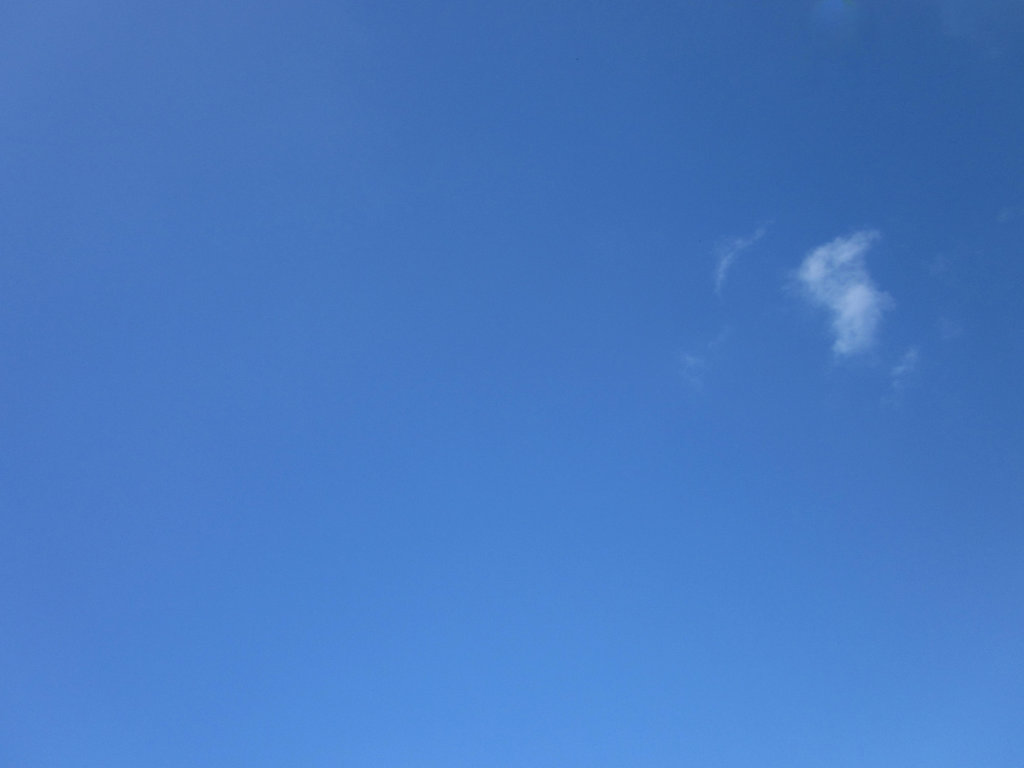
%> input picture Image Signal Analysis (2018-2019)/sky.png, 1024 x 768 px
$ octave task3Sky.m   (GNU Octave 9; MATLAB toolbox functions it lacks are replaced by stand-ins)
%> lines starting %> are read from the running program, lines starting %| are printed output that depends on the picture
%Load in Sky image and convert it to YCbCr colour space.
skyImage = imread('sky.png');
%> skyImage is the input picture: size 768x1024x3 uint8; mean R, G, B 71.1, 121.3, 194.5
YCBCRsky = rgb2ycbcr(skyImage);
%> YCBCRsky: size 768x1024x3 uint8; mean of channels 1, 2, 3 114.4, 167.6, 100.7

%Extract colour components of sky image.
ybigSky = YCBCRsky(:,:,1);
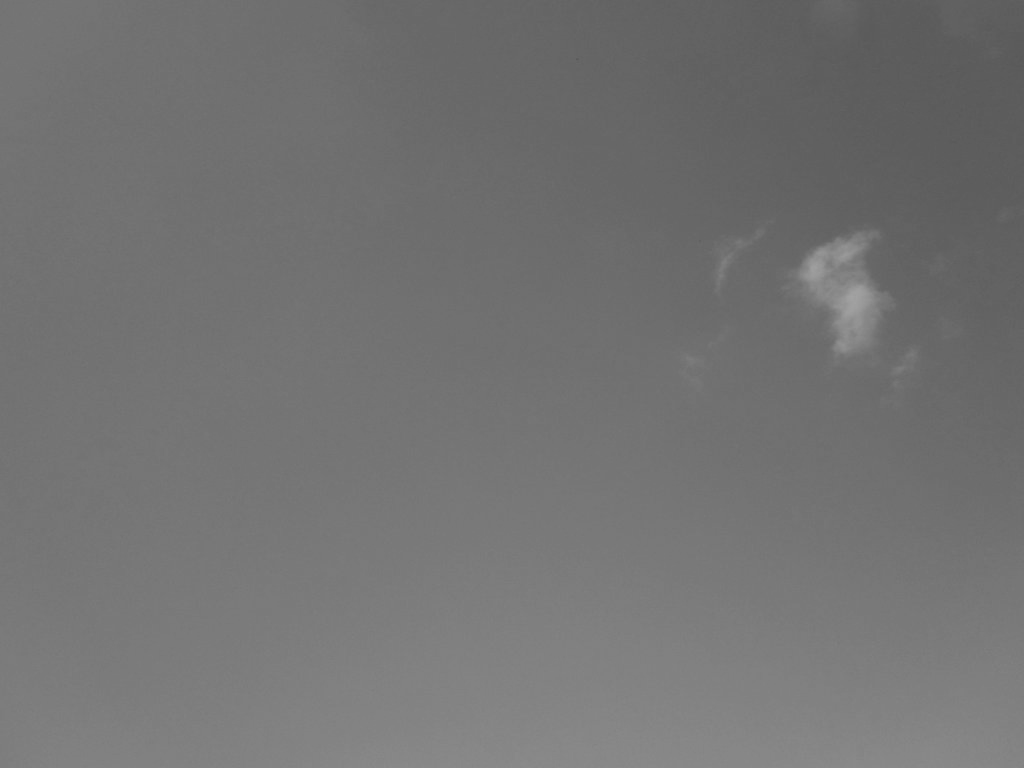
%> ybigSky: size 768x1024 uint8; min 88, max 163, mean 114.4
cbbigSky = YCBCRsky(:,:,2);
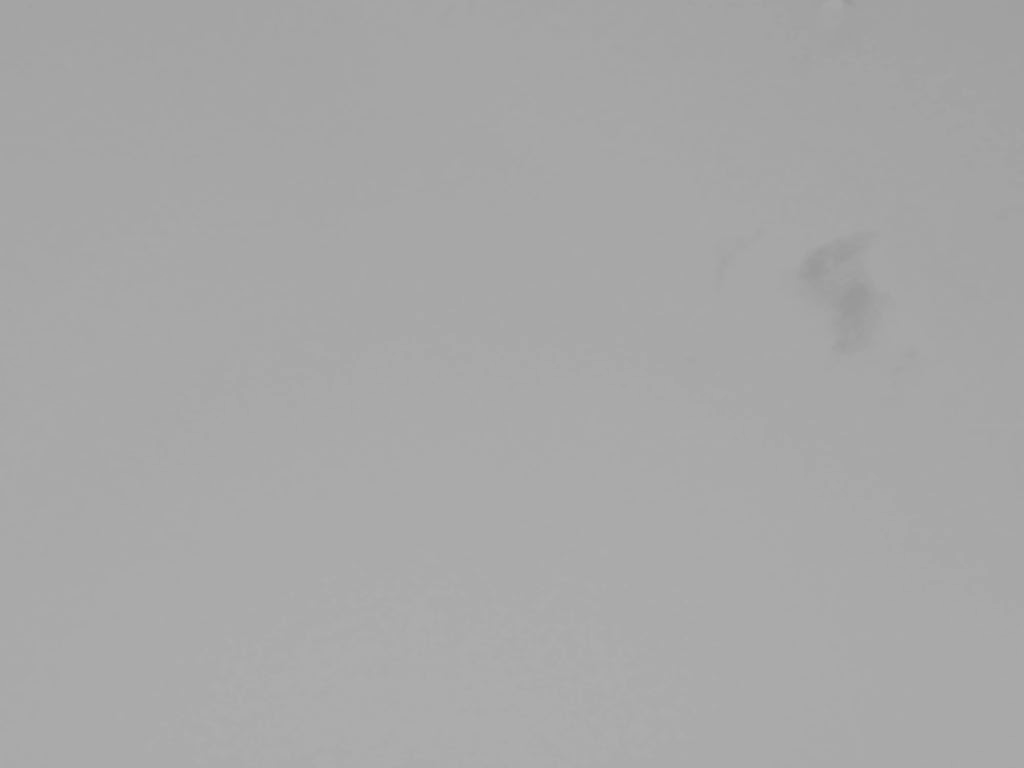
%> cbbigSky: size 768x1024 uint8; min 152, max 174, mean 167.6
crbigSky = YCBCRsky(:,:,3);
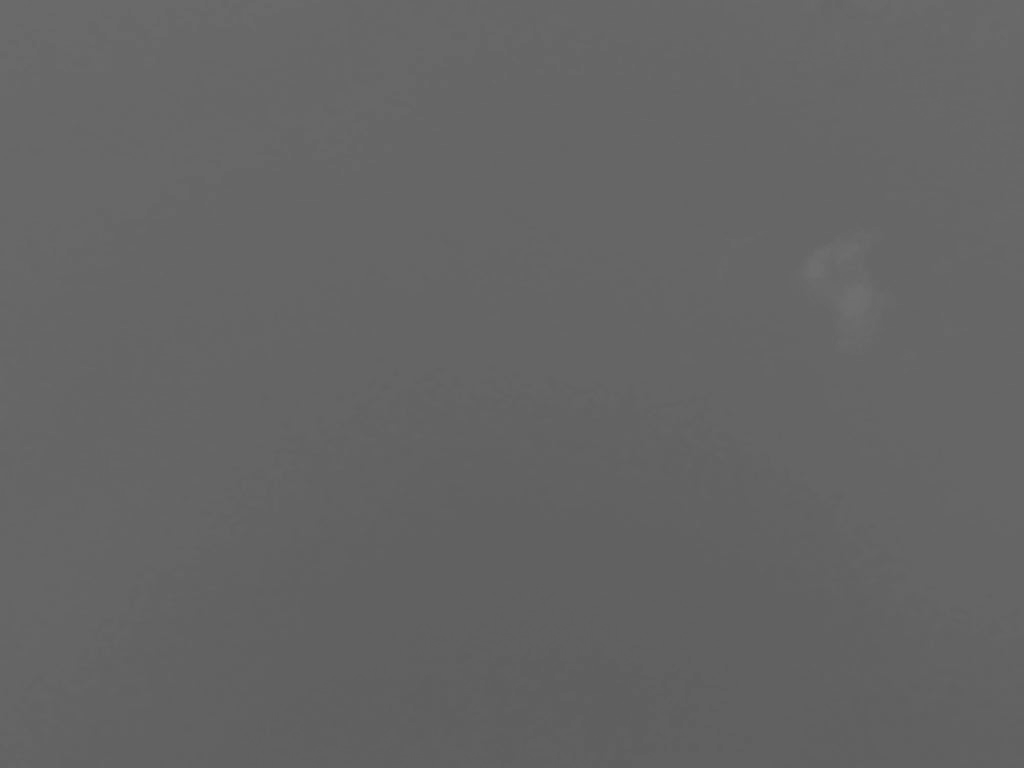
%> crbigSky: size 768x1024 uint8; min 95, max 112, mean 100.7

%Reduce the Cb and Cr components by a factor of 8.
reducedcbSky = imresize(cbbigSky,0.125);
reducedcrSky = imresize(crbigSky,0.125);

%Create a 8x8 matrix of ones.
oneMatrix = ones(8, 'uint8');

%Returning components to original size using Kronecker tensor product.
resizedcbSky = kron(reducedcbSky, oneMatrix);

resizedcrSky = kron(reducedcrSky, oneMatrix);

%Recombine new Cb and Cr with Y component.
newImage = cat(3, ybigSky,resizedcbSky,resizedcrSky);

%Show different versions of sky image.
figure
imshow(YCBCRsky);
title('YCbCr colour space version of Sky')

figure
imshow(newImage);
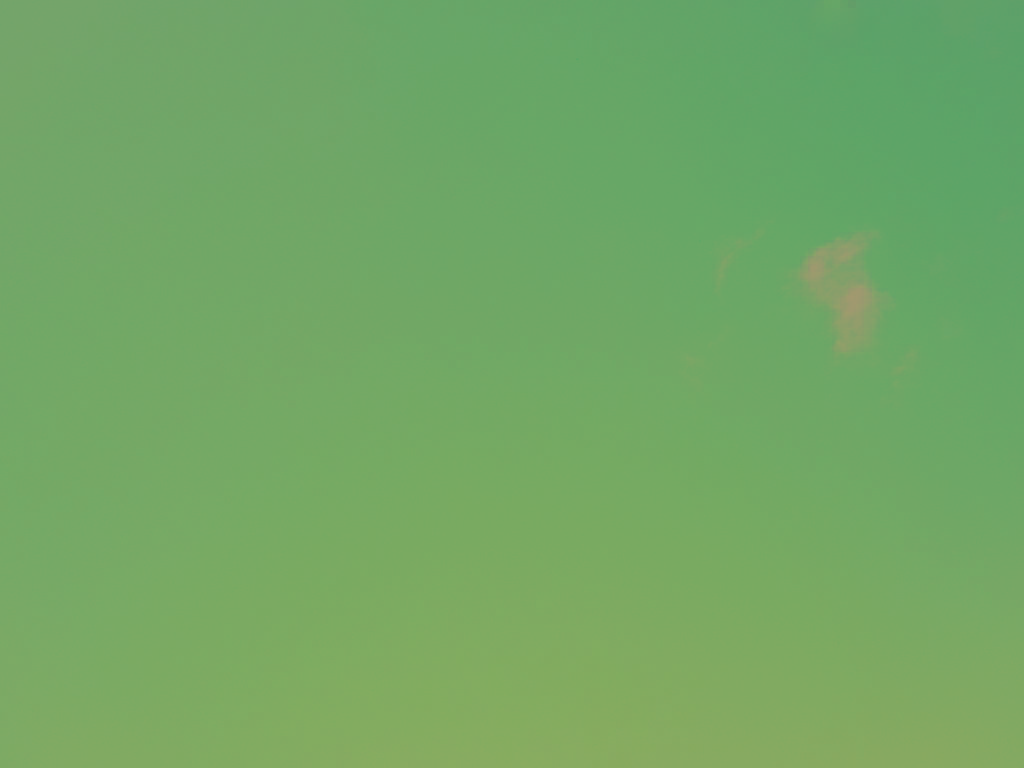
%> displayed picture: size 768x1024x3, on the screen's scale of 0 to 255; mean R, G, B 114.4, 167.6, 100.7
title('YCbCr colour space version of Sky with reduced Cb and Cr')

figure
finalImage = imsubtract(skyImage,newImage);
imshow(finalImage);
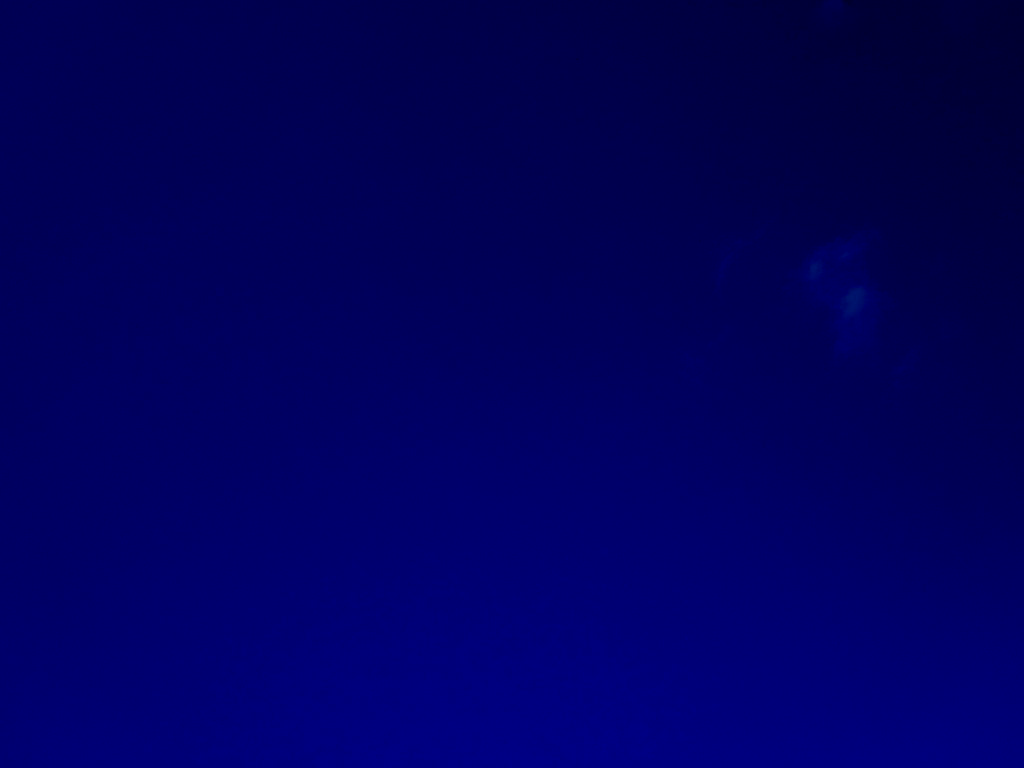
%> displayed picture: size 768x1024x3, on the screen's scale of 0 to 255; mean R, G, B 0, 0, 93.9
title('Difference Image showing original image minus reduced image (Sky)')
